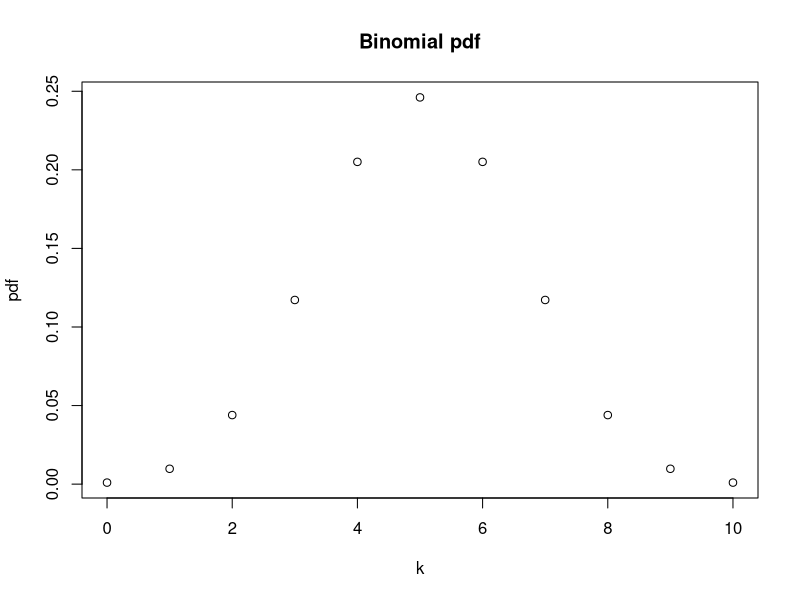
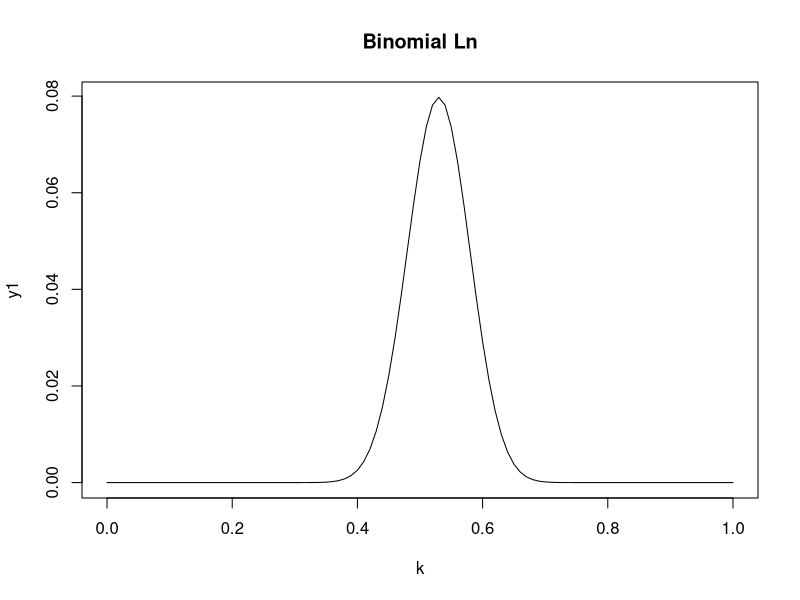
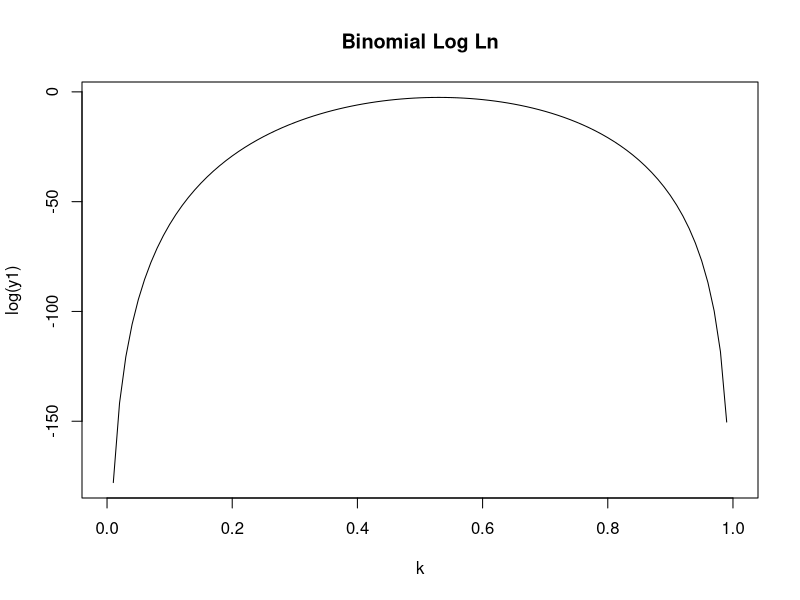
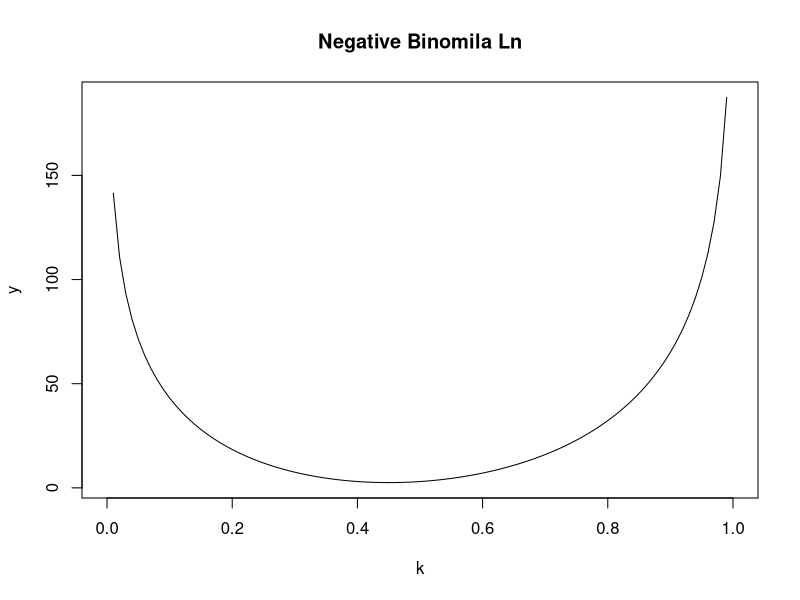

These charts were generated, in order, by the following R code:
## ---- chunk 1
k <- c(0:10)
pdf <- dbinom(x=k, size=10, p=0.5)
plot(k, pdf, main='Binomial pdf')

## ---- chunk 2
# fair coin
c1 <- rbinom(n=1, size=100, prob=.5)
c1

## ---- chunk 3
# make likelihood plot
k <- seq(0,1,.01)
y1=dbinom(c1, 100, k)
plot(k, y1, type='l', main='Binomial Ln')
# make log likelihood plot
plot(k, log(y1), type='l', main='Binomial Log Ln')
## ---- chunk 4
# model one: p is estimated from data
p1.hat=c1/100
L1.est=dbinom(c1, size=100, prob=p1.hat)
# model two: p is assumed to be 0.5
L1.fair=dbinom(c1, size=100, prob=.5)

# AIC
AIC.m1=2*1-2*log(L1.est)
AIC.m2=2*0-2*log(L1.fair)

# delta AIC
AIC.m2-AIC.m1
## ---- chunk 5
# unfair coin
c2 <- rbinom(n=1, size=100, prob=.7)
c2
## ---- chunk 6
L2.est=dbinom(c2, size=100, prob=c2/100)
L2.fair=dbinom(c2, size=100, prob=.5)

# AIC
AIC.c2.m1=2*1-2*log(L2.est)
AIC.c2.m2=2*0-2*log(L2.fair)

AIC.c2.m1-AIC.c2.m2

## ---- chunk 7
# Let's make negative Ln custom function that we will be minimizing
Bin.ln <- function(par, size, k){
  
  -1*log(dbinom(k, size=size, prob=par))
}

# plot it
k <- seq(0,1,.01)
y=Bin.ln(par=k, size=100, k=45)
plot(k,y, type='l', main='Negative Binomila Ln')

# using optimize to estimate p and max Ln for the coin 1s
res=optimize( Bin.ln, size=100, k=c1, lower = 0, upper = 1)
res
# max Ln (converting from log units)
exp(res$objective*-1)
